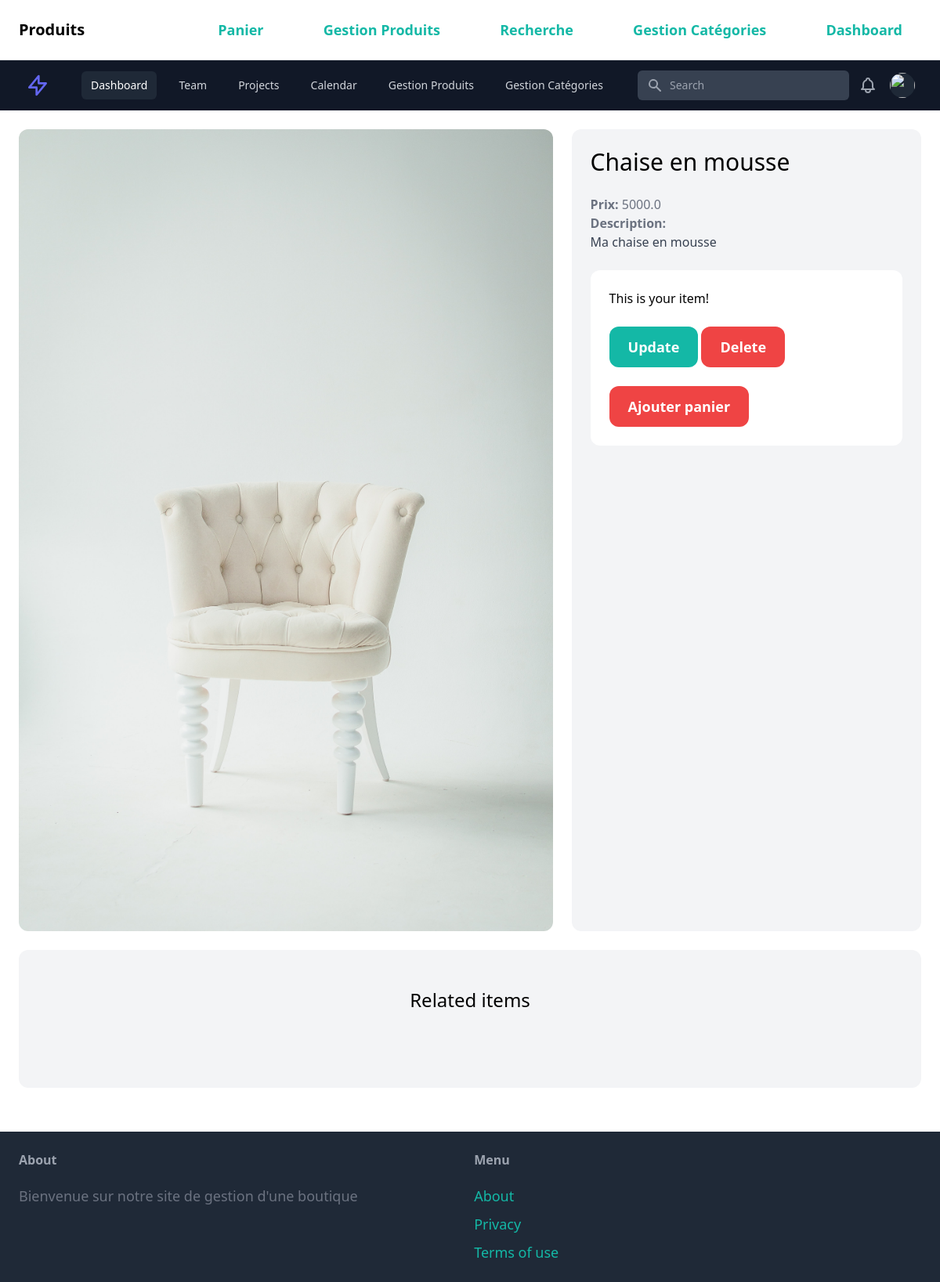
The page /detail/39/ on the database its author committed.
### gestionProduit/models.py (models this page shows, shortened)
class Produit(models.Model):
    nom_produit = models.CharField(max_length=255)
    quantite_produit = models.PositiveIntegerField()
    prix = models.FloatField(default=0.0)
    image = models.ImageField(upload_to='produit_images', blank=True, null=True)
    categorie = models.ForeignKey(Categorie, on_delete=models.CASCADE)
    description=models.TextField(blank=True)
    est_vendu = models.BooleanField(default=False, null=True, blank=True)
    creer_a=models.DateTimeField(auto_now_add=True ,null=True)

### gestionProduit/views.py (the view)
# urls.py: path('detail/<int:pk>/', views.detail, name='detail'),
def detail(request, pk):
    produit = get_object_or_404(Produit, pk=pk)
    related_items = Produit.objects.filter(categorie=produit.categorie).exclude(pk=pk)[0:5]
    return render(request, 'detail.html', {
        'produit': produit,
        'related_items': related_items
    })

### gestionProduit/templates/detail.html (shortened to what this page needs)
{% extends 'menu.html' %}
{% block content %}
<div class="grid grid-cols-5 gap-6">
    <div class="col-span-3">
        <img src="{{ produit.image.url }}" class="rounded-xl">
    </div>
    <div class="col-span-2 p-6 bg-gray-100 rounded-xl">
        <h1 class="mb-6 text-3xl">{{ produit.nom_produit }}</h1>
        <p class="text-gray-500"><strong>Prix: </strong>{{ produit.prix }}</p>
        {% if produit.description %}
            <p class="text-gray-700">
                <strong class="text-gray-500">Description:</strong><br>
                {{ produit.description }}
            </p>
        {% endif %}
        {% if request.user  %}
            <div class="mt-6 p-6 bg-white rounded-xl">
                <p>This is your item!</p>
                <a href="{% url 'gestionProduit:update' produit.id %}" class="inline-block mt-6 px-6 py-3 text-lg font-semibold bg-teal-500 text-white rounded-xl">Update</a>
                <a href="{% url 'gestionProduit:delete' produit.id %}" class="inline-block mt-6 px-6 py-3 text-lg font-semibold bg-red-500 text-white rounded-xl">Delete</a>
                <a href="{% url 'gestionProduit:ajouter_panier' produit.id %}" class="inline-block mt-6 px-6 py-3 text-lg font-semibold bg-red-500 text-white rounded-xl">Ajouter panier</a>
            </div>
        {% endif %}
    </div>
</div>
<div class="mt-6 px-6 py-12 bg-gray-100 rounded-xl">
    <h2 class="mb-12 text-2xl text-center">Related items</h2>
</div>
{% endblock %}

### rows shown on the page
Produit: image (picture), nom_produit "Chaise en mousse", prix "5000.0", description "Ma chaise en mousse"
